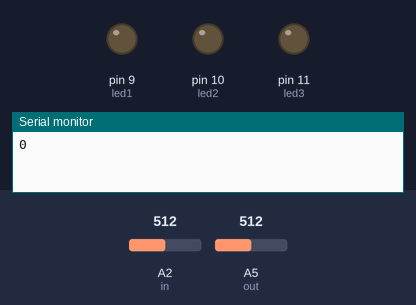
Bench run of a sketch on a simulated Arduino Uno, built with avr-gcc and run on an emulated ATmega328P. On the bench: output pins drawn as LEDs (lit = HIGH), the last lines printed to the serial monitor. The test bench sets the inputs (shaded band); at power-on: A2 (in) = 512, A5 (out) = 512.

Above: at 4.8 s.
4.9 s: A2 (in) set to 232
11.2 s: A2 (in) set to 210
At 14.5 s:
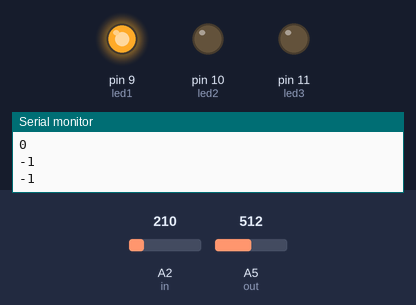
16.2 s: A5 (out) set to 236
21.2 s: A5 (out) set to 203
At 22.56 s:
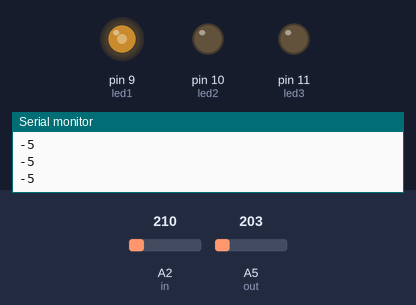
26.2 s: A5 (out) set to 230
31.2 s: A5 (out) set to 210
At 32.54 s:
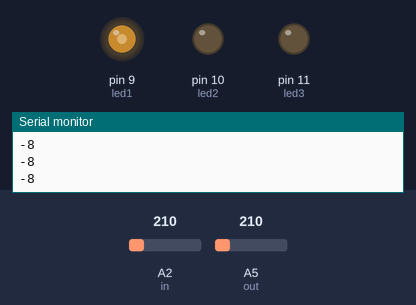
Timing chart, 0 to 37.2 s (numbered marks = the images above; inputs shaded):
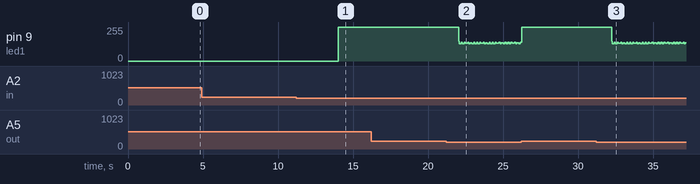

The sketch:

final_code_testing.ino
```cpp
int k=0;
const int in = A2 ;
const int out = A5 ;
const int led1 = 9;//Connect LED 1 To Pin #9
const int led2 =10;//Connect LED 2 To Pin #10
const int led3 =11;//Connect LED 3 To Pin #11
void setup() {
  Serial.begin(9600);
 pinMode (in,INPUT);
 pinMode (out,INPUT);
 pinMode (led1,OUTPUT);
 pinMode (led2,OUTPUT);
 pinMode (led3,OUTPUT);
 // put your setup code here, to run once:

}

void loop() {
  // put your main code here, to run repeatedly:
if (analogRead(in) >= 220)
{
 k++;
 delay(2000);
}
 if (analogRead(out)>=220)
{
  k--;
  delay(2000);
}
   if (k <= 0)//there are no students in the class
  {
    digitalWrite (led1,LOW);//Will turn off Led 1
    digitalWrite (led2,LOW);//WIll turn off Led 2
    Serial.println(k);//Will print current number of students on Serial Monitor
  }
    if (k != 0 && k <= 6 )//If students are less than 7 and more than 0
  {
    digitalWrite (led1,HIGH);//Will turn on Led 1
    digitalWrite (led2,LOW);//WIll turn off Led 2
    Serial.println(k);//Will print current number of students on Serial Monitor
  }
  if (k >=7 && k <= 12)//If students are less than 13 and more than 6
  {
    digitalWrite (led2,HIGH);//Will turn on Led 2
    digitalWrite(led3,LOW);//Will turn off Led 3
    Serial.println(k);//Will print current number of students on Serial Monitor
  }
  if (k>=13)//If students are more than or equal to 13
  {
    digitalWrite(led3,HIGH);//Will turn on Led 3
    Serial.println(k);}//Will print current number of students in the class on Serial Monitor
  }
```

Measured:
- the behaviour switches between 220 and 219 on A2 (in) (found by bisection; images 0 and 1)
- the behaviour switches between 220 and 219 on A5 (out) (found by bisection; images 1 and 2)
- after the input at 11.2 s, pin 9 (led1): 0/255 → 255/255 after 2.8 s
- after the input at 21.2 s, pin 9 (led1): 255/255 → 150/255 after 0.84 s, then repeats every 1.0 s: 129/255 0.12 s, 140/255 0.08 s, 131/255 0.12 s, 140/255 0.08 s, 134/255 0.16 s, 140/255 0.08 s, 129/255 0.08 s, 136/255 0.12 s, 129/255 0.12 s, 140/255 0.08 s
- after the input at 31.2 s, pin 9 (led1): 255/255 → 150/255 after 1.0 s, then repeats every 1.0 s: 129/255 0.12 s, 140/255 0.08 s, 131/255 0.12 s, 140/255 0.08 s, 134/255 0.16 s, 140/255 0.08 s, 129/255 0.08 s, 136/255 0.12 s, 129/255 0.12 s, 140/255 0.08 s
